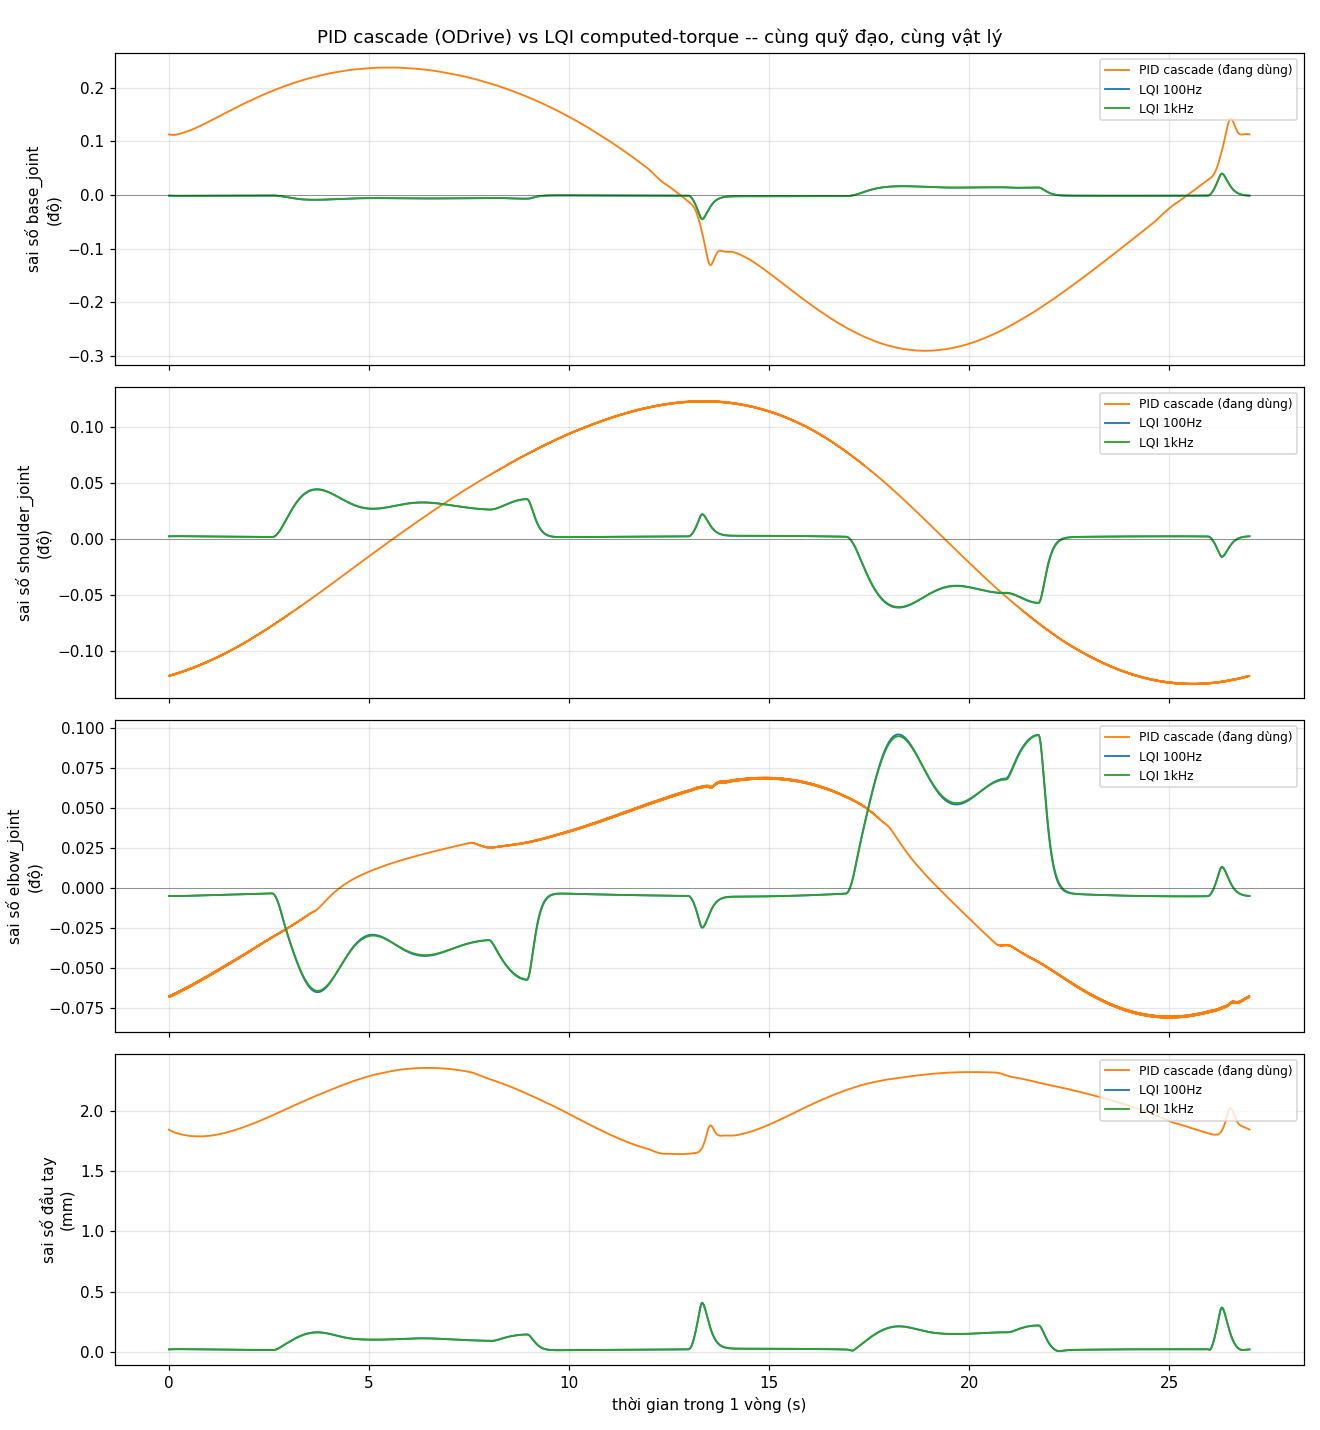

Here is the Python script that generated this plot:
"""
compare_pid_lqi.py — so sánh SÒNG PHẲNG bộ PID đang chạy với bộ LQI mới.

KHÔNG sửa và KHÔNG thay thế gì của bộ PID cũ. Bộ PID ở đây là bộ THẬT: import
thẳng lớp OdriveAxis trong gim6010_mujoco_sim.py (bản dựng lại cascade của
ODrive: lọc setpoint -> P vị trí -> PI vận tốc -> giới hạn mô-men), với đúng
hệ số mặc định mà driver đang dùng. Nhờ vậy "PID" trong bảng kết quả đúng là
cái đang chạy trên tay máy, không phải một bộ PID sách vở dựng lại cho có.

ĐIỀU KIỆN SO SÁNH GIỮ GIỐNG NHAU TUYỆT ĐỐI cho cả 2 bộ:
  - cùng đối tượng vật lý: lớp ArmPhysics của chính file sim đó (MuJoCo +
    armature + ma sát nhớt + ma sát khô), cùng bước thời gian 1/2000 s
  - cùng quỹ đạo tham chiếu (sweep_trajectory.py) và cùng cách nội suy
  - cùng giới hạn mô-men khớp 5/40/5 Nm
  - cùng tư thế xuất phát (đúng điểm đầu quỹ đạo)
  - đo trên VÒNG CUỐI, bỏ vòng đầu để loại quá độ khởi động

CHỖ CỐ Ý KHÁC NHAU -- và phải khác, vì đó là bản chất 2 kiến trúc:
  - PID cascade nhận lệnh VỊ TRÍ, chạy trong driver ở tần số cao (2 kHz trong
    mô phỏng, 8 kHz trên driver thật). Máy chủ chỉ gửi vị trí xuống 100 Hz.
  - LQI tính MÔ-MEN, chạy trên máy chủ ở 100 Hz (đúng update_rate của
    controller_manager trong controllers.yaml).
  Nói cách khác LQI bị thiệt 20 lần về tần số vòng lặp, nhưng được lợi vì biết
  mô hình động lực học. Chạy thêm cấu hình LQI ở 1 kHz để tách bạch xem phần
  hơn/kém đến từ MÔ HÌNH hay từ TẦN SỐ.

Chạy:  python3 compare_pid_lqi.py            (mặc định 2 vòng, đo vòng 2)
       python3 compare_pid_lqi.py --loops 3
       python3 compare_pid_lqi.py --bandwidth 12   (đổi độ cứng LQI)
"""

import argparse
import importlib.util
import os
import sys

import numpy as np

import matplotlib
matplotlib.use("Agg")
import matplotlib.pyplot as plt
from scipy.interpolate import CubicSpline

from arm_dynamics import ArmDynamics
from gim_arm_kinematics import GimArmKinematics
from lqi_controller import LqiController, LqiWeights
import sweep_trajectory as traj

URDF = "gim_arm.urdf"
SIM_REL_PATH = "../src/gim_arm_control/gim_control/gim6010_mujoco_sim.py"
CTRL_HZ_ROS = 100.0     # update_rate của controller_manager (controllers.yaml)


def load_hardware_sim():
    """Nạp gim6010_mujoco_sim.py theo ĐƯỜNG DẪN (nó nằm trong package ROS
    gim_control, không nằm trên sys.path của thư mục này). Import theo đường
    dẫn thay vì chép code sang đây để bộ PID dùng để so sánh luôn là bản gốc,
    không có nguy cơ hai bản trôi lệch nhau."""
    path = os.path.join(os.path.dirname(os.path.abspath(__file__)), SIM_REL_PATH)
    spec = importlib.util.spec_from_file_location("gim6010_mujoco_sim", path)
    mod = importlib.util.module_from_spec(spec)
    sys.modules["gim6010_mujoco_sim"] = mod
    spec.loader.exec_module(mod)
    return mod


class Reference:
    """Quỹ đạo tham chiếu liên tục theo thời gian, tuần hoàn.

    90 điểm IK rời rạc cách nhau 0.3s được nội suy bằng spline bậc 3 TUẦN HOÀN
    (bc_type='periodic') -> có sẵn q_ref, q̇_ref, q̈_ref giải tích tại mọi thời
    điểm, và nối vòng liền mạch cả về vận tốc lẫn gia tốc ở chỗ khép kín.
    LQI cần q̈_ref cho phần feedforward; lấy sai phân hữu hạn trên lưới 0.3s sẽ
    ra gia tốc đầy răng cưa, nên buộc phải nội suy trơn."""

    def __init__(self, q_waypoints: np.ndarray, dt_waypoint: float):
        n = len(q_waypoints)
        self.period = n * dt_waypoint
        ts = np.arange(n + 1) * dt_waypoint
        qs = np.vstack([q_waypoints, q_waypoints[:1]])   # khép vòng
        self.spline = CubicSpline(ts, qs, axis=0, bc_type="periodic")

    def at(self, t: float):
        tt = t % self.period
        return (self.spline(tt), self.spline(tt, 1), self.spline(tt, 2))


def run_lqi(sim, urdf, ref, dyn, controller, duration, ctrl_hz):
    """Chạy LQI: tính mô-men trên máy chủ ở ctrl_hz, giữ nguyên (ZOH) giữa các
    chu kỳ, vật lý vẫn chạy ở 2 kHz."""
    axes = sim.parse_axes_from_urdf(urdf)
    physics = sim.ArmPhysics(urdf, axes)
    dt_phys = 1.0 / sim.CONTROL_HZ
    steps_per_ctrl = max(1, int(round(sim.CONTROL_HZ / ctrl_hz)))
    dt_ctrl = steps_per_ctrl * dt_phys

    q0, _, _ = ref.at(0.0)
    physics.reset(q0)
    controller.reset()

    n = int(duration / dt_phys)
    log = {k: np.zeros((n, 3)) for k in ("q", "qd", "q_ref", "tau")}
    log["t"] = np.zeros(n)
    tau = np.zeros(3)

    for k in range(n):
        t = k * dt_phys
        q = np.array([physics.joint_state(i)[0] for i in range(3)])
        qd = np.array([physics.joint_state(i)[1] for i in range(3)])
        q_ref, qd_ref, qdd_ref = ref.at(t)

        if k % steps_per_ctrl == 0:
            tau = controller.compute(q, qd, q_ref, qd_ref, qdd_ref, dt_ctrl)

        log["t"][k] = t
        log["q"][k], log["qd"][k], log["q_ref"][k], log["tau"][k] = q, qd, q_ref, tau
        physics.step(tau)
        if not physics.healthy():
            raise RuntimeError(f"Mô phỏng nổ (NaN) ở bước {k}, t={t:.3f}s")
    return log


def _q16(x, scale=1000.0):
    """Lượng tử hoá đúng như trường int16 của Set_Input_Pos: vel_ff và
    torque_ff đi trên bus dưới dạng int16 thang 0.001 (rev/s, Nm phía rotor).
    Không mô phỏng bước này thì feedforward trông đẹp hơn thực tế."""
    return float(np.clip(round(x * scale), -32768, 32767)) / scale


def run_cascade(sim, urdf, ref, duration, cmd_hz=CTRL_HZ_ROS, input_mode=1,
                vel_ff=False, torque_ff=None, dyn=None):
    """Chạy bộ PID cascade THẬT của ODrive: máy chủ gửi lệnh vị trí xuống
    cmd_hz (đúng như JTC), driver chạy vòng cascade mỗi bước vật lý.

    input_mode : 1 = passthrough, 3 = POS_FILTER (bộ lọc setpoint bậc 2)
    vel_ff     : có điền trường vel_ff của 0x00C bằng q̇_ref hay không
    torque_ff  : None | 'gravity' (G(q_ref)) | 'full' (nghịch động lực học đầy
                 đủ M q̈_ref + C q̇_ref + G) -- điền vào trường torque_ff
    Cả 2 trường này plugin hiện đang gửi 0 (xem gim_arm_system.cpp)."""
    axes = sim.parse_axes_from_urdf(urdf)
    physics = sim.ArmPhysics(urdf, axes)
    dt_phys = 1.0 / sim.CONTROL_HZ
    steps_per_cmd = max(1, int(round(sim.CONTROL_HZ / cmd_hz)))

    q0, _, _ = ref.at(0.0)
    physics.reset(q0)
    drivers = []
    for i, cfg in enumerate(axes):
        drv = sim.OdriveAxis(cfg)
        # Đúng như gim_arm_system.cpp on_activate(): control_mode=3 (vị trí),
        # input_mode=1 (passthrough). Lưu ý comment trong file C++ ghi
        # "input_mode=3" nhưng code truyền 1 -- ở đây theo CODE, tức theo cái
        # thật sự chạy trên phần cứng.
        drv.control_mode = 3
        drv.input_mode = input_mode
        drv.arm(q0[i])
        drivers.append(drv)

    n = int(duration / dt_phys)
    log = {k: np.zeros((n, 3)) for k in ("q", "qd", "q_ref", "tau")}
    log["t"] = np.zeros(n)

    for k in range(n):
        t = k * dt_phys
        q = np.array([physics.joint_state(i)[0] for i in range(3)])
        qd = np.array([physics.joint_state(i)[1] for i in range(3)])
        q_ref, qd_ref, qdd_ref = ref.at(t)

        if k % steps_per_cmd == 0:
            if torque_ff == "gravity":
                tau_ff = dyn.gravity(q_ref)
            elif torque_ff == "full":
                tau_ff = dyn.inverse_dynamics(q_ref, qd_ref, qdd_ref)
            else:
                tau_ff = np.zeros(3)
            for i, drv in enumerate(drivers):
                cfg = drv.cfg
                drv.input_pos = drv.joint_rad_to_rotor_rev(q_ref[i])
                # rad/s ở khớp -> rev/s ở rotor, cùng phép đổi như vị trí
                drv.input_vel = _q16(
                    qd_ref[i] * cfg.direction / (2.0 * np.pi) * cfg.gear_ratio
                ) if vel_ff else 0.0
                # Nm ở khớp -> Nm ở rotor: chia gear_ratio và direction
                drv.input_torque = _q16(
                    tau_ff[i] / (cfg.gear_ratio * cfg.direction)
                ) if torque_ff else 0.0

        tau = np.array([drv.update(q[i], qd[i], dt_phys) for i, drv in enumerate(drivers)])
        log["t"][k] = t
        log["q"][k], log["qd"][k], log["q_ref"][k], log["tau"][k] = q, qd, q_ref, tau
        physics.step(tau)
        if not physics.healthy():
            raise RuntimeError(f"Mô phỏng nổ (NaN) ở bước {k}, t={t:.3f}s")
    return log


def metrics(log, kin, period, tau_max):
    """Chỉ số bám, tính TRÊN VÒNG CUỐI (bỏ quá độ khởi động)."""
    t = log["t"]
    mask = t >= (t[-1] - period)
    e = log["q"][mask] - log["q_ref"][mask]

    ee_err = np.array([
        np.linalg.norm(kin.fk_position(q) - kin.fk_position(qr))
        for q, qr in zip(log["q"][mask], log["q_ref"][mask])
    ])
    tau = log["tau"][mask]
    return dict(
        joint_rms_deg=np.degrees(np.sqrt((e ** 2).mean(axis=0))),
        joint_max_deg=np.degrees(np.abs(e).max(axis=0)),
        ee_rms_mm=np.sqrt((ee_err ** 2).mean()) * 1000,
        ee_max_mm=ee_err.max() * 1000,
        tau_rms=np.sqrt((tau ** 2).mean(axis=0)),
        tau_peak=np.abs(tau).max(axis=0),
        sat_percent=100.0 * (np.abs(tau) >= 0.999 * tau_max).mean(axis=0),
    )


def print_table(results, joint_names):
    w = 26
    names = list(results.keys())
    print("\n" + "=" * (w + 18 * len(names)))
    print("KẾT QUẢ SO SÁNH (đo trên vòng cuối)".center(w + 18 * len(names)))
    print("=" * (w + 18 * len(names)))
    header = f"{'chỉ số':<{w}}" + "".join(f"{n:>18}" for n in names)
    print(header)
    print("-" * len(header))

    def row(label, fn, fmt="{:>18.4f}"):
        print(f"{label:<{w}}" + "".join(fmt.format(fn(results[n])) for n in names))

    print("SAI SỐ BÁM ĐẦU TAY (quan trọng nhất)")
    row("  RMS (mm)", lambda m: m["ee_rms_mm"])
    row("  lớn nhất (mm)", lambda m: m["ee_max_mm"])
    print("SAI SỐ BÁM TỪNG KHỚP -- RMS (độ)")
    for i, jn in enumerate(joint_names):
        row(f"  {jn}", lambda m, i=i: m["joint_rms_deg"][i])
    print("SAI SỐ BÁM TỪNG KHỚP -- lớn nhất (độ)")
    for i, jn in enumerate(joint_names):
        row(f"  {jn}", lambda m, i=i: m["joint_max_deg"][i])
    print("MÔ-MEN RMS (Nm)")
    for i, jn in enumerate(joint_names):
        row(f"  {jn}", lambda m, i=i: m["tau_rms"][i])
    print("MÔ-MEN ĐỈNH (Nm)")
    for i, jn in enumerate(joint_names):
        row(f"  {jn}", lambda m, i=i: m["tau_peak"][i])
    print("THỜI GIAN BÃO HOÀ MÔ-MEN (%)")
    for i, jn in enumerate(joint_names):
        row(f"  {jn}", lambda m, i=i: m["sat_percent"][i])
    print("=" * len(header))


def make_plots(logs, kin, period, joint_names, out_png):
    colors = {"PID cascade (đang dùng)": "tab:orange",
              "LQI 100Hz": "tab:blue", "LQI 1kHz": "tab:green"}
    fig, axes = plt.subplots(4, 1, figsize=(12, 13), sharex=True)

    first = next(iter(logs.values()))
    t_end = first["t"][-1]
    mask = first["t"] >= (t_end - period)
    t_plot = first["t"][mask] - (t_end - period)

    for i in range(3):
        for name, log in logs.items():
            m = log["t"] >= (log["t"][-1] - period)
            err = np.degrees(log["q"][m][:, i] - log["q_ref"][m][:, i])
            axes[i].plot(t_plot, err, label=name,
                         color=colors.get(name), linewidth=1.2)
        axes[i].axhline(0, color="k", linewidth=0.6, alpha=0.4)
        axes[i].set_ylabel(f"sai số {joint_names[i]}\n(độ)")
        axes[i].grid(alpha=0.3)
        axes[i].legend(loc="upper right", fontsize=8)

    for name, log in logs.items():
        m = log["t"] >= (log["t"][-1] - period)
        ee = np.array([np.linalg.norm(kin.fk_position(q) - kin.fk_position(qr)) * 1000
                       for q, qr in zip(log["q"][m], log["q_ref"][m])])
        axes[3].plot(t_plot, ee, label=name, color=colors.get(name), linewidth=1.2)
    axes[3].set_ylabel("sai số đầu tay\n(mm)")
    axes[3].set_xlabel("thời gian trong 1 vòng (s)")
    axes[3].grid(alpha=0.3)
    axes[3].legend(loc="upper right", fontsize=8)

    fig.suptitle("PID cascade (ODrive) vs LQI computed-torque -- cùng quỹ đạo, cùng vật lý")
    fig.tight_layout()
    fig.savefig(out_png, dpi=110)
    print(f"\nĐã lưu đồ thị: {out_png}")

    # Đồ thị mô-men riêng
    fig2, ax2 = plt.subplots(3, 1, figsize=(12, 9), sharex=True)
    for i in range(3):
        for name, log in logs.items():
            m = log["t"] >= (log["t"][-1] - period)
            ax2[i].plot(t_plot, log["tau"][m][:, i], label=name,
                        color=colors.get(name), linewidth=1.0)
        ax2[i].set_ylabel(f"τ {joint_names[i]}\n(Nm)")
        ax2[i].grid(alpha=0.3)
        ax2[i].legend(loc="upper right", fontsize=8)
    ax2[-1].set_xlabel("thời gian trong 1 vòng (s)")
    fig2.suptitle("Mô-men khớp")
    fig2.tight_layout()
    out2 = out_png.replace(".png", "_torque.png")
    fig2.savefig(out2, dpi=110)
    print(f"Đã lưu đồ thị: {out2}")


def main():
    ap = argparse.ArgumentParser()
    ap.add_argument("--loops", type=int, default=2, help="số vòng chạy (đo vòng cuối)")
    ap.add_argument("--bandwidth", type=float, default=None,
                    help="dùng gán cực theo băng thông (rad/s) thay cho trọng số LQR")
    ap.add_argument("--friction-ff", action="store_true",
                    help="BẬT bù ma sát của LQI (mặc định tắt -- đo được là bật "
                         "vào thì xấu hơn và gây rung, xem lqi_controller.py)")
    ap.add_argument("--out", default="compare_pid_lqi.png")
    args = ap.parse_args()

    print("Đang dựng quỹ đạo tham chiếu (IK 2 lượt trên 90 điểm)...")
    kin = GimArmKinematics(URDF, tool_offset_xyz=traj.TOOL_OFFSET)
    positions, ik = traj.solve(kin)
    ok, lines = traj.safety_report(kin, positions, ik)
    if not ok:
        print("\n".join(lines))
        print("DỪNG: quỹ đạo không đạt ngưỡng an toàn.")
        return 1
    ref = Reference(np.array([r.q for r in ik]), traj.DT)
    print(f"  chu kỳ 1 vòng = {ref.period:.1f}s, chạy {args.loops} vòng")

    sim = load_hardware_sim()
    dyn = ArmDynamics(URDF)
    duration = args.loops * ref.period

    ctrl = LqiController(dyn, weights=LqiWeights(), bandwidth=args.bandwidth,
                         friction_ff=args.friction_ff)
    print("\nBộ điều khiển LQI:")
    print(ctrl.describe(q_nominal=ref.at(0.0)[0]))
    print("  bù ma sát:", "BẬT" if args.friction_ff
          else "TẮT (mặc định) -- khâu tích phân tự gánh ma sát")

    logs = {}
    print("\nChạy PID cascade (bộ đang dùng)...")
    logs["PID cascade (đang dùng)"] = run_cascade(sim, URDF, ref, duration)
    print("Chạy LQI ở 100 Hz (đúng update_rate của ros2_control)...")
    logs["LQI 100Hz"] = run_lqi(sim, URDF, ref, dyn, ctrl, duration, CTRL_HZ_ROS)
    print("Chạy LQI ở 1 kHz (để tách phần hơn do MÔ HÌNH và phần do TẦN SỐ)...")
    logs["LQI 1kHz"] = run_lqi(sim, URDF, ref, dyn, ctrl, duration, 1000.0)

    results = {name: metrics(log, kin, ref.period, dyn.tau_max)
               for name, log in logs.items()}
    print_table(results, dyn.joint_names)

    base = results["PID cascade (đang dùng)"]["ee_rms_mm"]
    print("\nMức cải thiện sai số đầu tay so với PID cascade:")
    for name, m in results.items():
        if name.startswith("PID"):
            continue
        print(f"  {name:<12}: {base:.3f}mm -> {m['ee_rms_mm']:.3f}mm  "
              f"(giảm {100*(1-m['ee_rms_mm']/base):.1f}%, tốt hơn {base/m['ee_rms_mm']:.1f} lần)")

    make_plots(logs, kin, ref.period, dyn.joint_names, args.out)
    return 0


if __name__ == "__main__":
    sys.exit(main())
